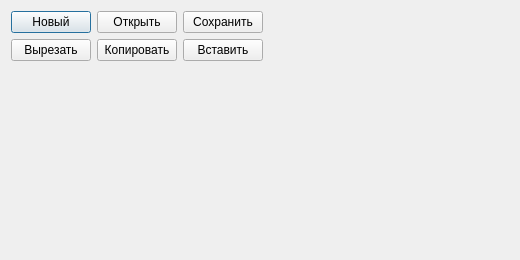
<?xml version="1.0" encoding="UTF-8"?>
<ui version="4.0"><class>Dialog</class><widget class="QDialog" name="Dialog"><property name="geometry"><rect><x>0</x><y>0</y><width>520</width><height>260</height></rect></property><property name="windowTitle"><string>#120 mixed/205_button_panel</string></property><layout class="QVBoxLayout" name="verticalLayout"><property name="leftMargin"><number>11</number></property><property name="topMargin"><number>11</number></property><property name="rightMargin"><number>11</number></property><property name="bottomMargin"><number>11</number></property><property name="spacing"><number>6</number></property><item><layout class="QHBoxLayout" name="row1"><property name="leftMargin"><number>0</number></property><property name="topMargin"><number>0</number></property><property name="rightMargin"><number>0</number></property><property name="bottomMargin"><number>0</number></property><property name="spacing"><number>6</number></property><item><widget class="QPushButton" name="b1"><property name="text"><string>Новый</string></property></widget></item><item><widget class="QPushButton" name="b2"><property name="text"><string>Открыть</string></property></widget></item><item><widget class="QPushButton" name="b3"><property name="text"><string>Сохранить</string></property></widget></item><item><spacer name="horizontalSpacer"><property name="orientation"><enum>Qt::Orientation::Horizontal</enum></property><property name="sizeHint" stdset="0"><size><width>40</width><height>20</height></size></property></spacer></item></layout></item><item><layout class="QHBoxLayout" name="row2"><property name="leftMargin"><number>0</number></property><property name="topMargin"><number>0</number></property><property name="rightMargin"><number>0</number></property><property name="bottomMargin"><number>0</number></property><property name="spacing"><number>6</number></property><item><widget class="QPushButton" name="b4"><property name="text"><string>Вырезать</string></property></widget></item><item><widget class="QPushButton" name="b5"><property name="text"><string>Копировать</string></property></widget></item><item><widget class="QPushButton" name="b6"><property name="text"><string>Вставить</string></property></widget></item><item><spacer name="horizontalSpacer"><property name="orientation"><enum>Qt::Orientation::Horizontal</enum></property><property name="sizeHint" stdset="0"><size><width>40</width><height>20</height></size></property></spacer></item></layout></item><item><spacer name="verticalSpacer"><property name="orientation"><enum>Qt::Orientation::Vertical</enum></property><property name="sizeHint" stdset="0"><size><width>40</width><height>20</height></size></property></spacer></item></layout></widget></ui>
